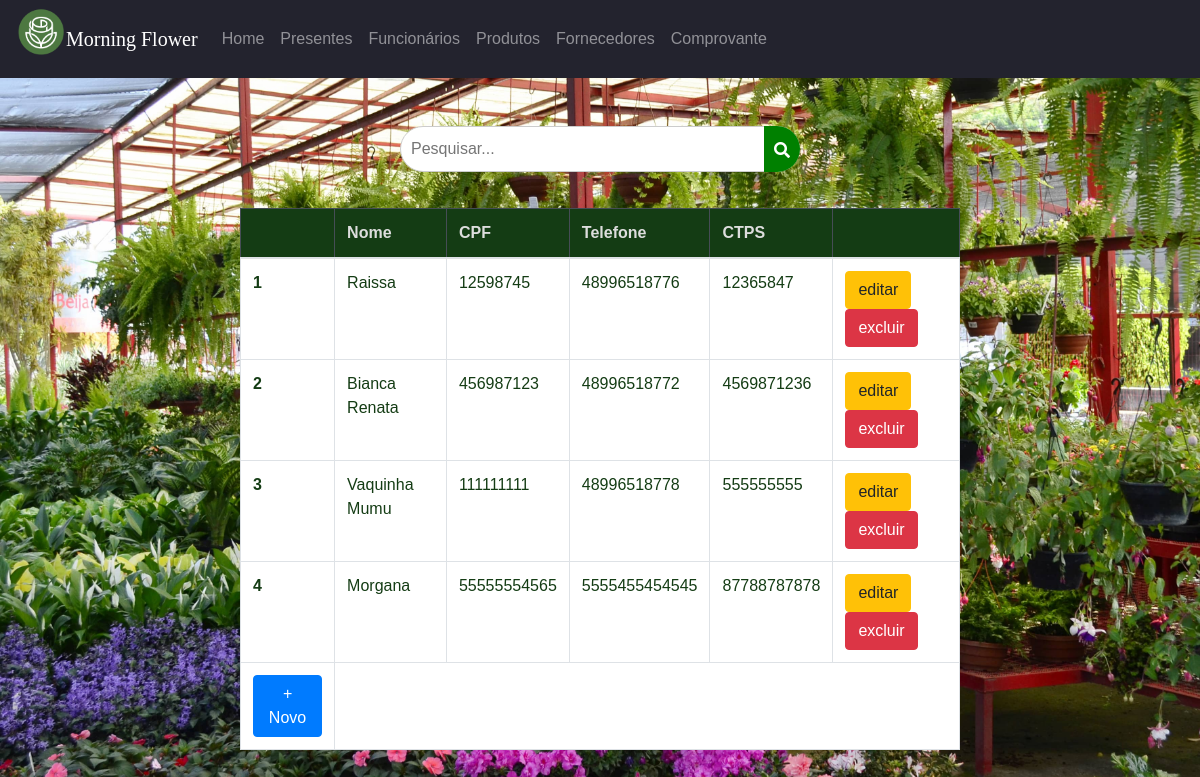
The app's page /painel/index.php?acao=funcionarios with its own data.
### tables this page shows
CREATE TABLE `funcionarios` (
  `nome` varchar(225) NOT NULL,
  `data_de_nascimento` date DEFAULT NULL,
  `rg` varchar(10) DEFAULT NULL,
  `cpf` varchar(14) NOT NULL,
  `ctps` varchar(20) DEFAULT NULL,
  `cidade` varchar(150) DEFAULT NULL,
  `endereco` varchar(100) DEFAULT NULL,
  `cep` varchar(9) DEFAULT NULL,
  `email` varchar(100) DEFAULT NULL,
  `telefone` varchar(16) NOT NULL,
  `senha` varchar(10) NOT NULL,
  `grupo_de_acesso` varchar(1) NOT NULL,
  `id` int(11) NOT NULL
);

### consultaSQL.php (called while the page is built, shortened)
<?php
function conectar() {
$hostname = 'localhost';
$database = 'morningflower';
$username = 'root';
$password = '';
try {
    $conexao = new PDO("mysql:host=$hostname;dbname=$database", $username, $password);
    return $conexao;
} catch (PDOException $e) {
    die("Erro na conexão com o banco de dados: " . $e);
}
}
function select($tabela, $where = null) {
    $conexao = conectar();
    try {
        if (isset($where)) {
            $sql = "SELECT * FROM $tabela WHERE $where";
            $stmt = $conexao->prepare($sql);
        } else {
            $sql = "SELECT * FROM $tabela";
            $stmt = $conexao->prepare($sql);
        }
        $stmt->execute();
        $resultado = $stmt->fetchAll();
        return $resultado;
    } catch (PDOException $e) {
        echo "Erro: " . $e->getMessage();
    }
}
?>

### painel/funcionarios.php (the view, shortened to what this page needs)
<?php
$listaFuncionarios = select('funcionarios');
?>
 <div class="search-container">
 <div class="search-wrapper">
    <input type="text" id="searchInput"  placeholder="Pesquisar...">
    <button type="button" id="searchButton">
    <i class="fas fa-search"></i>
  </button>
  </div>
 </div>
  <div class="tabela">
  <table class="table table-bordered  table-hover mt-3">
    <thead class="table-dark cordatabela">
      <tr>
        <th scope="col"></th>
        <th scope="col">Nome</th>
        <th scope="col">CPF</th>
        <th scope="col">Telefone</th>
        <th scope="col">CTPS</th>
        <th scope="col"></th>
      </tr>
    </thead>
    <tbody>
    <?php
      foreach ($listaFuncionarios as $indice => $linha){ ?>
<tr class="">
        <th scope="row"><?php echo $indice +1; ?></th>
        <td><?php echo $linha['nome']; ?></td>
        <td><?php echo $linha['cpf']; ?></td>
        <td><?php echo $linha['telefone']; ?></td>
        <td><?php echo $linha['ctps']; ?></td>
        <td>
          <button type="button"  class="btn btn-warning">editar</button>
          <a href="index.php?acao=funcionarios&excluir=<?php echo $linha['id']; ?>" class="btn btn-danger">excluir</a>
        </td>
      </tr>
      <?php };
      ?>
        <td scope="row">
        <button type="button" class="btn btn-primary" data-toggle="modal" data-target="#exampleModalCenter ">+ Novo </button>
        </td>
    </tbody>
  </table>
</div>
  </div>

### painel/index.php (shortened to what this page needs)
<?php
include_once ('../consultaSQL.php');
?>
<!DOCTYPE html>
<html lang="pt-br">
<head>
    <link rel="stylesheet" href="https://stackpath.bootstrapcdn.com/bootstrap/4.5.2/css/bootstrap.min.css">
    <link rel="stylesheet" href="../css/telainicial.css" />
    <link rel="stylesheet" href="https://cdnjs.cloudflare.com/ajax/libs/font-awesome/5.15.3/css/all.min.css">
    <link rel="stylesheet" href="../css/styles.css">
</head>
<body class="login">
    <header class="corpo">
        <nav class="navbar navbar-expand-lg navbar-dark bg-dark mb-5">
                    <div class="iconelogo" >
                        <img src="../img/logo.png.png" class="img-fluid">
                    </div>
            <a class="navbar-brand" href="index.php" style="font-family: lucida handwriting;">Morning Flower</a>
            <div class="collapse navbar-collapse" id="navbarNavAltMarkup">
                <div class="navbar-nav">
                    <a class="nav-item nav-link " href="index.php">Home <span class="sr-only">(Página atual)</span></a>
                    <a class="nav-item nav-link " href="index.php?acao=presentes">Presentes</a>
                    <a class="nav-item nav-link " href="index.php?acao=funcionarios">Funcionários</a>
                    <a class="nav-item nav-link " href="index.php?acao=produtos">Produtos</a>
                    <a class="nav-item nav-link  " href="index.php?acao=fornecedores">Fornecedores</a>
                    <a class="nav-item nav-link" href="index.php?acao=comprovante">Comprovante</a>
                </div>
            </div>
        </nav>
</header>
<div>
    <?php
        if (isset($_GET['acao'])) {
            $acao = $_GET['acao'];
            if($acao == 'presentes') {
                include('presentes.php');
            } elseif ($acao == 'funcionarios') {
                include('funcionarios.php');
            }
            elseif($acao == 'produtos') {
                include('produtos.php');
            }
            elseif($acao == 'fornecedores'){
                include('fornecedores.php');
            }
             elseif($acao == 'comprovante'){
                include('formulario_comprovante.php');
             }
        } else {
            include('home.php');
        }
    ?>
</body>
</html>

### css/telainicial.css (style rules this page uses)
body, html { margin: 0; padding: 0; font-family: Arial, Helvetica, sans-serif; }
body.login { background-image: url("../img/imagemdefundo.jpg") ; background-repeat: no-repeat; background-size: cover; background-attachment: fixed; }
header.corpo { padding: 0px; box-shadow: 10 2px 4px rgba(0, 0, 0, 0.1); }
div.iconelogo img { max-width: 50px; height: auto; margin: 0 auto 15px; display: block; }
nav.navbar { background-color: #23232e !important; }
table.table-bordered { background-color: white !important; width: 60%; color: #143c14 !important; }
thead.cordatabela { background-color: #143c14 !important; color: #ddd; }
div.tabela { display: flex; justify-content: center; }

### css/styles.css (style rules this page uses)
.search-container { margin: 20px auto; max-width: 400px; position: relative; }
.search-wrapper { position: relative; }
#searchInput { width: 100%; padding: 10px 40px 10px 10px; font-size: 16px; border: 1px solid #ccc; border-radius: 25px; }
#searchButton { position: absolute; top: 0; right: 0; height: 100%; padding: 10px; font-size: 16px; background-color: green; color: #fff; border: none; border-radius: 0 25px 25px 0; cursor: pointer; }
#searchButton i { display: inline-block; vertical-align: middle; }

### records on screen
funcionarios: nome "Raissa", cpf "12598745", telefone "48996518776", ctps "12365847"
funcionarios: nome "Bianca Renata", cpf "456987123", telefone "48996518772", ctps "4569871236"
funcionarios: nome "Vaquinha Mumu", cpf "111111111", telefone "48996518778", ctps "555555555"
funcionarios: nome "Morgana", cpf "55555554565", telefone "5555455454545", ctps "87788787878"
